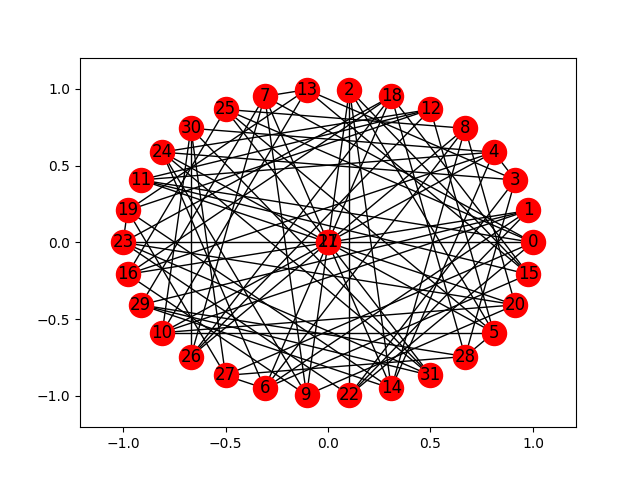

Write the Python code that produced this figure.
import numpy as np
import networkx as nx
import argparse
import sys
import os
from matplotlib import pyplot as plt
import math

def load_graph(filename):
    f = open(filename)
    info = f.read().split("-------------------------------------------")
    adj = [ [int(x) for x in item[1:-1].split(",")] for item in info[1].strip().split("\n") ]
    aut = [ [int(x)-1 for x in item[1:-1].split(",")] for item in info[3].strip().split("\n") ]
    matrix = np.matrix(adj)
    graph = nx.from_numpy_matrix(matrix)
    return graph, aut

def find_fixed_points(graph, autogroup):
    fixed = [node for node in graph.nodes() if node not in reduce(lambda x,y: x+y, aut)]
    return fixed

def angle_to_xy(theta):
    if theta >=0 and theta <= math.pi:
        y = math.sin(theta)
    else:
        y =  math.sin(theta)
    if theta >= math.pi/2 and theta <= 3*math.pi/2:
        x =  math.cos(theta)
    else:
        x = math.cos(theta)
    return x,y

def get_orbit_positions(aut):
    print "aut", aut
    orbit_pos = {}
    num_orbits = len(aut)
    orbit_size = len(aut[0])
    # add each element in the orbit to a location at 2pi(i + jn/k)/n.
    for i in range(num_orbits):
        for j in range(orbit_size):
            # place elements of the orbits, so that they are on a circle
#            theta = 2*math.pi*(i + j*num_orbits)/(num_orbits * (orbit_size))
            theta = 2*math.pi*(i + j*(num_orbits+1))/((num_orbits+1) * (orbit_size))            
            # get cartesian coordinates
            x,y = angle_to_xy(theta)
#            print theta*180/math.pi, x,y
            orbit_pos[aut[i][j]] = (x,y)
            #orbit_pos[aut[i][1]] = (-x,y)
    return orbit_pos

def get_orbit_positions_with_space(aut):
    print "aut", aut
    orbit_pos = {}
    num_orbits = len(aut)
    orbit_size = len(aut[0])
    num_of_locations = ((num_orbits+1) * (orbit_size))+2
    phi = 2*math.pi / num_of_locations
    sector_size = 2*math.pi / orbit_size
    # add each element in the orbit to a location at 2pi(i + jn/k)/n.
    for j in range(orbit_size):
        for i in range(num_orbits):
            # place elements of the orbits, so that they are on a circle
#            theta = 2*math.pi*(i + j*num_orbits)/(num_orbits * (orbit_size))
            theta = phi * i + j*sector_size            
            # get cartesian coordinates
            x,y = angle_to_xy(theta)
#            print theta*180/math.pi, x,y
            orbit_pos[aut[i][j]] = (x,y)
            #orbit_pos[aut[i][1]] = (-x,y)
    return orbit_pos


"""
def get_orbit_positions_arclength(aut):
    orbit_pos = {}
    num_orbits = len(aut)
    # add each element in the orbit to an equally-spaced position
    # on the outer circle
    dy = math.pi / (num_orbits+1)
    print dy
    for i in range(num_orbits):
        # equally space y and set x so that they are on circle
        angle = math.pi/2 - dy*(i+1)
        # this is well defined in I and IV quadrant
        x = math.cos(angle)
        y = math.sin(angle)
        orbit_pos[aut[i][0]] = (x,y)
        orbit_pos[aut[i][1]] = (-x,y)
    return orbit_pos
#"""

def get_fixed_positions(graph, aut):
    fixed_pos = {}
    fix_g = find_fixed_points(graph, aut)
    num_fixed = len(fix_g)
    if num_fixed > 1:
        print "Error",
    dy = 2.0 / (num_fixed-1)
    for i in range(num_fixed):
        fixed_pos[fix_g[i]] = (0,0)
    return fixed_pos

def draw_rotation(graph, autogroup):
    positions = {}
    # orbit points
#    print "orbit", get_orbit_positions(autogroup).keys()
    #positions.update(get_orbit_positions(autogroup))
    positions.update(get_orbit_positions_with_space(autogroup))
    # add fixed points
#    print "fixed", get_fixed_positions(graph,autogroup).keys()
    positions.update(get_fixed_positions(graph, autogroup))
    print positions.keys()
#    nx.draw(graph,positions,node_color='black',node_size=22)
    
    fig = plt.figure()
    fig.set_figheight(8)
    fig.set_figwidth(8)
#    plt.figaspect(1.0)
    nx.draw_networkx(graph,positions)
#    fig.savefig("partB2.png", format="PNG", bbox_inches="tight")

#    plt.savefig("partB2.png", format="PNG", bbox_inches="tight")
    plt.show()
#    print positions
    print "done"

#matrix = np.matrix([[0,1,0,0,0,0,0,0,1,1,0],[1,0,1,0,0,1,0,0,0,0,0],[0,1,0,1,0,0,0,1,0,0,0],[0,0,1,0,1,0,0,0,0,0,1],[0,0,0,1,0,1,0,0,1,0,0],[0,1,0,0,1,0,1,0,0,0,0],[0,0,0,0,0,1,0,1,0,0,1],[0,0,1,0,0,0,1,0,1,0,0],[1,0,0,0,1,0,0,1,0,0,0],[1,0,0,0,0,0,0,0,0,0,1],[0,0,0,1,0,0,1,0,0,1,0]])
#graph2 = nx.from_numpy_matrix(matrix)
#aut2 = [[2,9],[3,8],[4,7],[5,6]]
#draw_reflection(graph, aut)
#print find_fixed_points(graph, aut)

"""
graph, aut = load_graph("garnick11b.txt")
draw_reflection(graph, aut)
#"""

"""
graph, aut = load_graph("demoG32c.txt")
#print graph.nodes()
#print graph.edges()
#print aut
#print "STARTING ALG"
draw_rotation(graph, aut)
#"""
